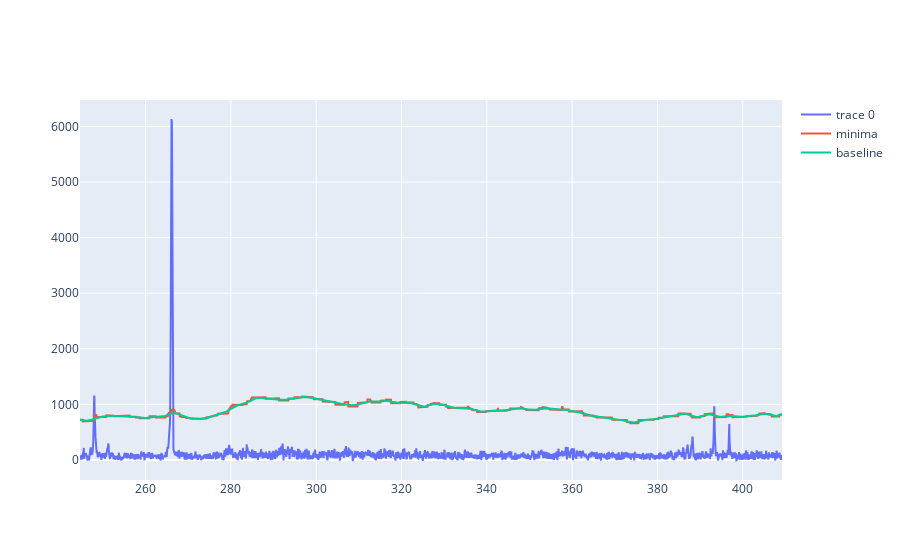

Notebook source saved alongside this figure:
### Code cell
fig = go.Figure()
fig.add_trace(
    go.Scatter(
        x=map_data.wvl,
        y=map_data.spectra[0,:]
    )
)
fig.add_trace(
    go.Scatter(
        x=map_data.wvl,
        y=np.squeeze(local_minima[0,min_window_size:]),
        name='minima'
    )
)
fig.add_trace(
    go.Scatter(
        x=map_data.wvl,
        y=smoothed_minima[0,:],
        name='baseline'
    )
)

### Figure 1 — Plotly figure (JSON) as saved in the notebook; plotly's stock layout.template omitted (floating-point values rounded to 4 significant figures; data arrays with more than 128 entries replaced by an {"elided": "..."} marker saying what was removed)
{"data": [{"type": "scatter", "x": {"elided": "3966 float values"}, "y": {"elided": "3966 float values"}}, {"name": "minima", "type": "scatter", "x": {"elided": "3966 float values"}, "y": {"elided": "4017 float values"}}, {"name": "baseline", "type": "scatter", "x": {"elided": "3966 float values"}, "y": {"elided": "3966 float values"}}], "layout": {}}
